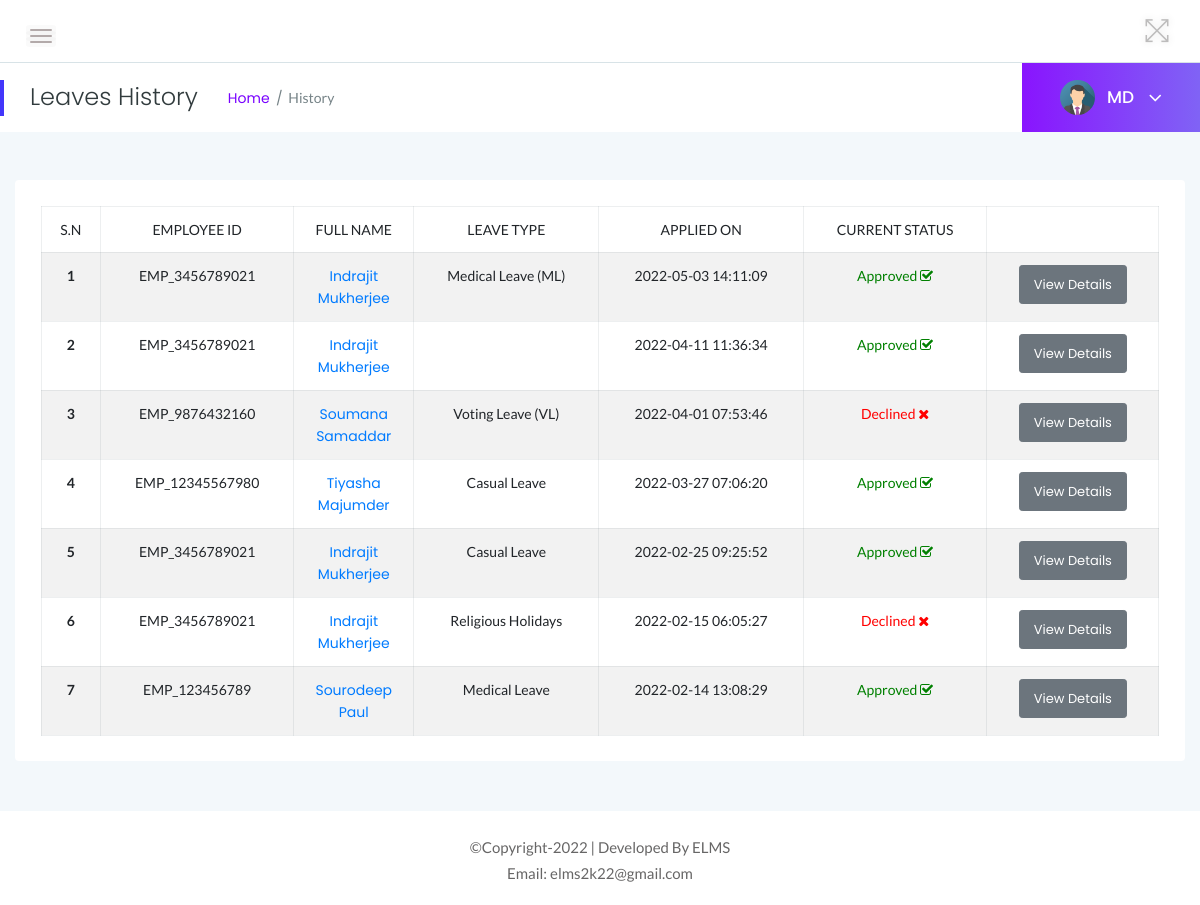
Page /MD/leave-history.php (signed in) on the earlier database version.
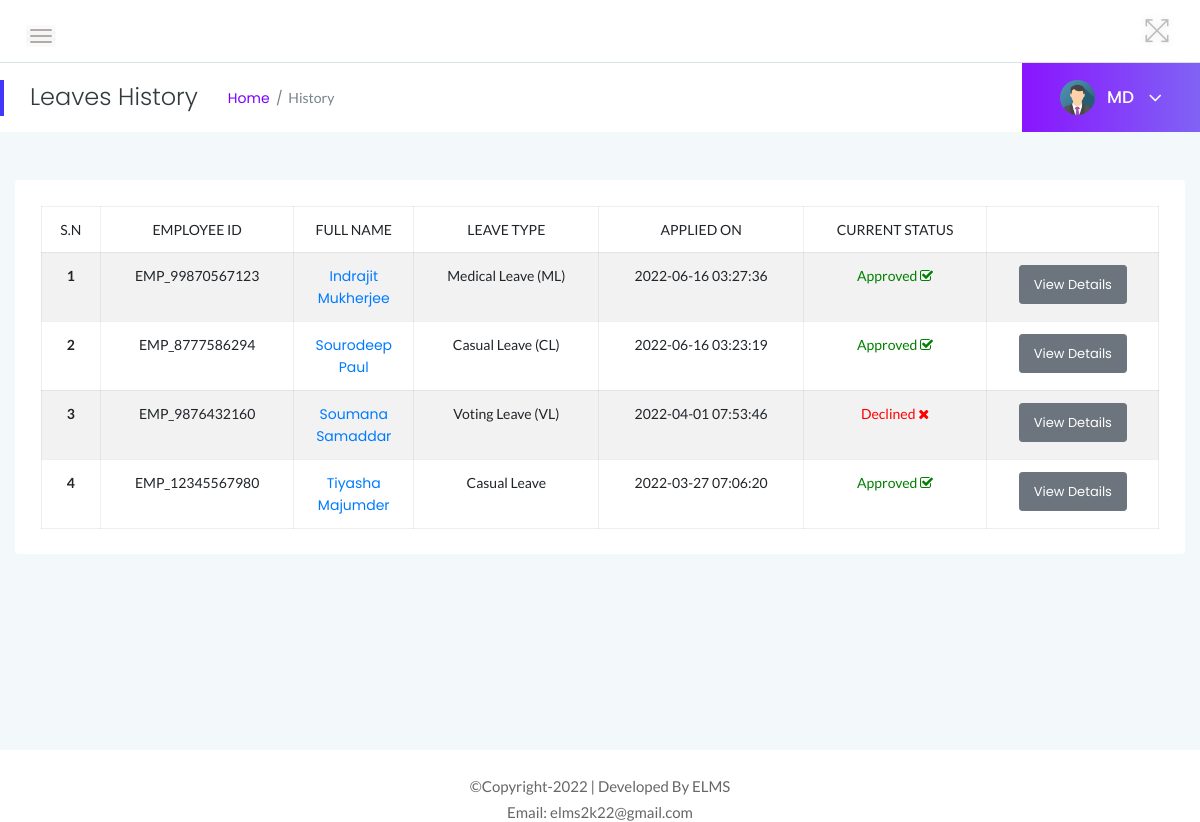
Same page on the later database version.
### tables this page shows
CREATE TABLE `tblleaves` (
  `id` int(11) NOT NULL,
  `LeaveType` varchar(110) NOT NULL,
  `ToDate` varchar(120) NOT NULL,
  `FromDate` varchar(120) NOT NULL,
  `Description` mediumtext NOT NULL,
  `PostingDate` timestamp NOT NULL DEFAULT current_timestamp(),
  `MDRemark` mediumtext DEFAULT NULL,
  `MDRemarkDate` varchar(120) DEFAULT NULL,
  `Status` int(1) NOT NULL,
  `IsRead` int(1) NOT NULL,
  `empid` int(11) DEFAULT NULL
);

CREATE TABLE `tblemployees` (
  `id` int(11) NOT NULL,
  `EmpId` varchar(100) NOT NULL,
  `FirstName` varchar(150) NOT NULL,
  `LastName` varchar(150) NOT NULL,
  `EmailId` varchar(200) NOT NULL,
  `Password` varchar(180) NOT NULL,
  `Gender` varchar(100) NOT NULL,
  `Dob` varchar(100) NOT NULL,
  `Department` varchar(255) NOT NULL,
  `Address` varchar(255) NOT NULL,
  `City` varchar(200) NOT NULL,
  `Country` varchar(150) NOT NULL,
  `Phonenumber` char(11) NOT NULL,
  `Status` int(1) NOT NULL,
  `RegDate` timestamp NOT NULL DEFAULT current_timestamp()
);

### MD/leave-history.php (the view, shortened to what this page needs)
<?php
    include('../includes/dbconn.php');
    if(strlen($_SESSION['alogin'])==0){
        header('location:index.php');
    } else {
 ?>
<!doctype html>
<html class="no-js" lang="en">
<head>
    <link rel="stylesheet" href="../assets/css/bootstrap.min.css">
    <link rel="stylesheet" href="../assets/css/font-awesome.min.css">
    <link rel="stylesheet" href="../assets/css/themify-icons.css">
    <link rel="stylesheet" href="../assets/css/metisMenu.css">
    <link rel="stylesheet" href="../assets/css/owl.carousel.min.css">
    <link rel="stylesheet" href="../assets/css/slicknav.min.css">
    <link rel="stylesheet" href="https://www.amcharts.com/lib/3/plugins/export/export.css" type="text/css" media="all" />
    <link rel="stylesheet" type="text/css" href="https://cdn.datatables.net/1.10.19/css/jquery.dataTables.css">
    <link rel="stylesheet" type="text/css" href="https://cdn.datatables.net/1.10.18/css/dataTables.bootstrap4.min.css">
    <link rel="stylesheet" type="text/css" href="https://cdn.datatables.net/responsive/2.2.3/css/responsive.bootstrap.min.css">
    <link rel="stylesheet" type="text/css" href="https://cdn.datatables.net/responsive/2.2.3/css/responsive.jqueryui.min.css">
    <link rel="stylesheet" href="../assets/css/typography.css">
    <link rel="stylesheet" href="../assets/css/default-css.css">
    <link rel="stylesheet" href="../assets/css/styles.css">
    <link rel="stylesheet" href="../assets/css/responsive.css">
</head>
<body>
    <div class="page-container">
        <div class="main-content">
            <div class="header-area">
                <div class="row align-items-center">
                    <div class="col-md-6 col-sm-8 clearfix">
                        <div class="nav-btn pull-left">
                            <span></span>
                            <span></span>
                            <span></span>
                        </div>
                    </div>
                    <div class="col-md-6 col-sm-4 clearfix">
                        <ul class="notification-area pull-right">
                            <li id="full-view"><i class="ti-fullscreen"></i></li>
                        </ul>
                    </div>
                </div>
            </div>
            <div class="page-title-area">
                <div class="row align-items-center">
                    <div class="col-sm-6">
                        <div class="breadcrumbs-area clearfix">
                            <h4 class="page-title pull-left">Leaves History</h4>
                            <ul class="breadcrumbs pull-left">
                                <li><a href="dashboard.php">Home</a></li>
                                <li><span>History</span></li>
                            </ul>
                        </div>
                    </div>
                    <div class="col-sm-6 clearfix">
                        <div class="user-profile pull-right">
                            <img class="avatar user-thumb" src="../assets/images/avatar.png" alt="avatar">
                            <h4 class="user-name dropdown-toggle" data-toggle="dropdown"> MD <i class="fa fa-angle-down"></i></h4>
                        </div>
                    </div>
                </div>
            </div>
            <div class="main-content-inner">
                <div class="row">
                                <div class="col-12 mt-5">
                                    <div class="card">
                                        <div class="card-body">
                                        <div class="single-table">
                                            <div class="table-responsive">
                                                <table class="table table-hover table-striped table-bordered progress-table text-center">
                                                <thead class="text-uppercase">
                                                <tr>
                                                        <td>S.N</td>
                                                        <td>Employee ID</td>
                                                        <td width="120">Full Name</td>
                                                        <td>Leave Type</td>
                                                        <td>Applied On</td>
                                                        <td>Current Status</td>
                                                        <td></td>
                                                    </tr>
                                                </thead>
                                                <tbody>
                                                <?php
                                                    $sql = "SELECT tblleaves.id as lid,tblemployees.FirstName,tblemployees.LastName,tblemployees.EmpId,tblemployees.id,tblleaves.LeaveType,tblleaves.PostingDate,tblleaves.Status from tblleaves join tblemployees on tblleaves.empid=tblemployees.id order by lid desc";
                                                    $query = $dbh -> prepare($sql);
                                                    $query->execute();
                                                    $results=$query->fetchAll(PDO::FETCH_OBJ);
                                                    $cnt=1;
                                                    if($query->rowCount() > 0){
                                                    foreach($results as $result)
                                                    {
                                                ?>
                                        <tr>
                                            <td> <b><?php echo htmlentities($cnt);?></b></td>
                                            <td><?php echo htmlentities($result->EmpId);?></td>
                                            <td><a href="update-employee.php?empid=<?php echo htmlentities($result->id);?>" target="_blank"><?php echo htmlentities($result->FirstName." ".$result->LastName);?></a></td>
                                            <td><?php echo htmlentities($result->LeaveType);?></td>
                                            <td><?php echo htmlentities($result->PostingDate);?></td>
                                            <td><?php $stats=$result->Status;
                                            if($stats==1){
                                             ?>
                                                 <span style="color: green">Approved <i class="fa fa-check-square-o"></i></span>
                                                 <?php } if($stats==2)  { ?>
                                                <span style="color: red">Declined <i class="fa fa-times"></i></span>
                                                 <?php } if($stats==0)  { ?>
                                            <span style="color: blue">Pending <i class="fa fa-spinner"></i></span>
                                            <?php } ?>
                                             </td>
                                            <td><a href="employeeLeave-details.php?leaveid=<?php echo htmlentities($result->lid);?>" class="btn btn-secondary btn-sm">View Details</a></td>
                                            </tr>
                                                <?php $cnt++;} }?>
                                            </tbody>
                                                </table>
                                            </div>
                                        </div>
                                        </div>
                                    </div>
                                </div>
                </div>
                </div>
            </div>
            <?php include '../includes/footer.php' ?>
        </div>
</body>
</html>
<?php } ?>

### includes/footer.php
<footer>
        <div class="footer-area">
                <p>©Copyright-<?php echo date("Y");?> | Developed By ELMS </a></p>
                <p> Email: elms2k22@gmail.com</p>
        </div>
</footer>

### assets/css/styles.css (style rules this page uses)
.page-container { width: 100%; height: 100%; min-height: 100vh; padding-left: 280px; -webkit-transition: padding-left 0.3s ease 0s; transition: padding-left 0.3s ease 0s; }
.sbar_collapsed.page-container { padding-left: 0; }
.card { border: none; border-radius: 4px; background-color: #fff; -webkit-transition: all 0.3s ease 0s; transition: all 0.3s ease 0s; }
.card-body { padding: 25.6px; padding: 1.6rem; }
.main-content { width: 100%; background: #f3f8fb; }
.main-content-inner { padding: 0 30px 50px; }
.header-area { padding: 15px 30px; background: #fff; border-bottom: 1px solid #d8e3e7; }
.nav-btn { margin: 10px 30px 0 0; cursor: pointer; }
.nav-btn span { display: block; width: 22px; height: 2px; background: #b3aaaa; margin: 4px 0; border-radius: 15px; -webkit-transition: all 0.3s ease 0s; transition: all 0.3s ease 0s; box-shadow: 0 0 0 4px rgba(99, 96, 96, 0.03); }
.nav-btn span:nth-child(2) { opacity: 0; }
.nav-btn span:first-child { -webkit-transform: rotate(45deg) translate(5px, 5px); transform: rotate(45deg) translate(5px, 5px); }
.nav-btn span:last-child { -webkit-transform: rotate(-45deg) translate(3px, -3px); transform: rotate(-45deg) translate(3px, -3px); }
.sbar_collapsed .nav-btn span { transform: none; opacity: 1; }
.notification-area { -webkit-user-select: none; -moz-user-select: none; -ms-user-select: none; user-select: none; position: relative; z-index: 1; }
.notification-area li { display: inline-block; margin-left: 20px; cursor: pointer; -webkit-user-select: none; -moz-user-select: none; -ms-user-select: none; user-select: none; }
.notification-area li > i { font-size: 26px; color: #bdbcbc; vertical-align: middle; text-shadow: 0 0 8px rgba(0, 0, 0, 0.12); -webkit-transition: color 0.3s ease 0s; transition: color 0.3s ease 0s; }
.notification-area li#full-view { display: inline-block; }
.page-title-area { padding: 0 30px; background: #fff; position: relative; }
.page-title-area:before { content: ""; position: absolute; left: 0; top: 50%; width: 4px; height: 36px; background: var(--primary-color); -webkit-transform: translateY(-50%); transform: translateY(-50%); }
.page-title { font-size: 24px; font-weight: 300; color: #313b3d; letter-spacing: 0; margin-right: 30px; }
ul.breadcrumbs { margin-top: 4px; }
.breadcrumbs li { display: inline-block; }
.breadcrumbs li a, .breadcrumbs li span { display: block; font-size: 14px; font-weight: 400; color: #7801ff; letter-spacing: 0; margin-right: 16px; position: relative; }
.breadcrumbs li a:before { content: "/"; color: #768387; position: absolute; right: -13px; top: 0; }
.breadcrumbs li span { margin-right: 0; color: #768387; text-transform: capitalize; }
.user-profile { margin-right: -30px; display: -webkit-box; display: -ms-flexbox; display: flex; -webkit-box-align: center; -ms-flex-align: center; align-items: center; -ms-flex-wrap: wrap; flex-wrap: wrap; background: -webkit-linear-gradient(left, #8914fe 0%, #8063f5 100%); background: linear-gradient(to right, #8914fe 0%, #8063f5 100%); padding: 17px 38px; position: relative; }
.user-profile img.avatar { height: 35px; width: 35px; border-radius: 50%; margin-right: 12px; }
.user-name { font-size: 17px; font-weight: 500; color: #fff; letter-spacing: 0; cursor: pointer; -webkit-user-select: none; -moz-user-select: none; -ms-user-select: none; user-select: none; }
.user-name i { margin-left: 10px; font-size: 21px; vertical-align: middle; position: relative; }
.notification-area .dropdown-toggle, .user-name.dropdown-toggle { position: relative; }
.notification-area .dropdown-toggle:after, .user-name.dropdown-toggle:after { display: none; }
.footer-area { text-align: center; padding: 23px 0 19px; background: #fff; }
.footer-area p { color: #676666; margin-bottom: 0; }
.btn { padding: 11px 17px; font-size: 13px; letter-spacing: 0; }
.btn-sm { padding: 9px 14px; }
.single-table .table { margin-bottom: 0; }
table tr th, table tr td { border-top: 1px solid rgba(120, 130, 140, 0.13) !important; }
.table-bordered td, .table-bordered th { border: 1px solid rgba(120, 130, 140, 0.13) !important; }

Differences in the rows shown:
removed tblleaves: tblemployees.EmpId "EMP_3456789021", tblemployees.FirstName+LastName "Indrajit Mukherjee", LeaveType "Medical Leave (ML)", PostingDate "2022-05-03 14:11:09", Status "Approved"
removed tblleaves: tblemployees.EmpId "EMP_3456789021", tblemployees.FirstName+LastName "Indrajit Mukherjee", PostingDate "2022-04-11 11:36:34", Status "Approved"
removed tblleaves: tblemployees.EmpId "EMP_3456789021", tblemployees.FirstName+LastName "Indrajit Mukherjee", LeaveType "Casual Leave", PostingDate "2022-02-25 09:25:52", Status "Approved"
removed tblleaves: tblemployees.EmpId "EMP_3456789021", tblemployees.FirstName+LastName "Indrajit Mukherjee", LeaveType "Religious Holidays", PostingDate "2022-02-15 06:05:27", Status "Declined"
removed tblleaves: tblemployees.EmpId "EMP_123456789", tblemployees.FirstName+LastName "Sourodeep Paul", LeaveType "Medical Leave", PostingDate "2022-02-14 13:08:29", Status "Approved"
added tblleaves: tblemployees.EmpId "EMP_99870567123", tblemployees.FirstName+LastName "Indrajit Mukherjee", LeaveType "Medical Leave (ML)", PostingDate "2022-06-16 03:27:36", Status "Approved"
added tblleaves: tblemployees.EmpId "EMP_8777586294", tblemployees.FirstName+LastName "Sourodeep Paul", LeaveType "Casual Leave (CL)", PostingDate "2022-06-16 03:23:19", Status "Approved"
